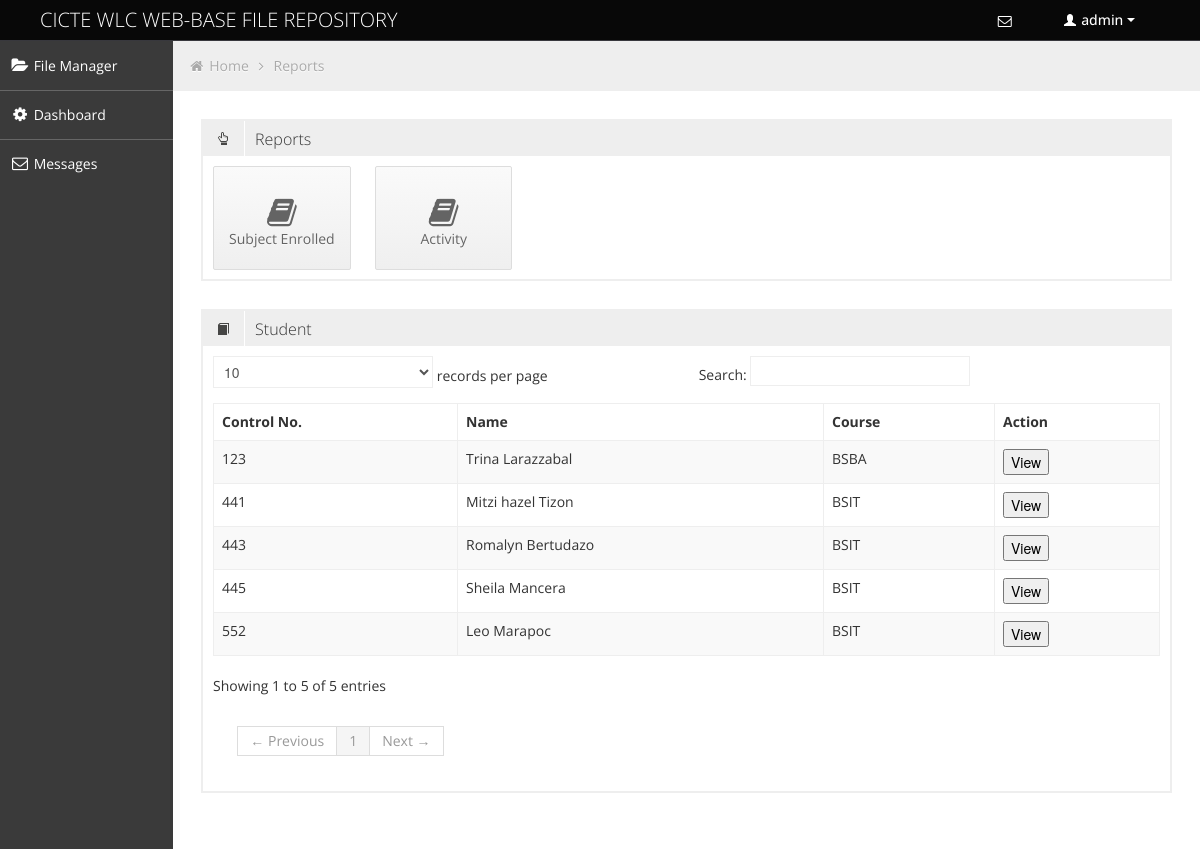
The page /reports.php?Student=Student (signed in) on the database its author committed.
### tables this page shows
CREATE TABLE `fr_staff` (
  `id` int(11) NOT NULL auto_increment,
  `user_id` int(11) NOT NULL,
  `FirstN` varchar(50) NOT NULL,
  `LastN` varchar(50) NOT NULL,
  `midN` varchar(50) NOT NULL,
  PRIMARY KEY  (`id`)
);

CREATE TABLE `fr_stud` (
  `id` int(11) NOT NULL auto_increment,
  `user_id` int(11) NOT NULL,
  `ControlNo` int(11) NOT NULL,
  `FName` varchar(50) NOT NULL,
  `LName` varchar(50) NOT NULL,
  `Mname` varchar(50) NOT NULL,
  `Course` varchar(30) NOT NULL,
  `Year` varchar(30) NOT NULL,
  `size` int(11) NOT NULL,
  PRIMARY KEY  (`id`),
  UNIQUE KEY `ControlNo` (`ControlNo`)
);

### reports.php (the view, shortened to what this page needs)
<!DOCTYPE html>
<html lang="en">
<head>
	<link id="bootstrap-style" href="css/bootstrap.min.css" rel="stylesheet">
	<link href="css/bootstrap-responsive.min.css" rel="stylesheet">
	<link id="base-style" href="css/style.css" rel="stylesheet">
	<link id="base-style-responsive" href="css/style-responsive.css" rel="stylesheet">
</head>
<body >
	<?php include('php/header.php'); ?>
	<div class="container-fluid-full">
		<div class="row-fluid">
			<?php include('php/menu.php'); ?>
			<div id="content" class="span10">
				<ul class="breadcrumb">
					<li>
						<i class="icon-home"></i>
						<a href="index.php">Home</a>
						<i class="icon-angle-right"></i>
					</li>
					<li><a href="">Reports</a></li>
				</ul>
				<div class="row-fluid">
					<div class="box defualt span12">
						<div class="box-header">
							<h2><i class="halflings-icon hand-top"></i><span class="break"></span>Reports</h2>
						</div>
						<div class="box-content">
							<a href="reports.php?subject=subject" class="quick-button span2">
								<i class="icon-book"></i>
								<p>Subject Enrolled</p>
							</a>
							<a href="reports.php?activity=activity" class="quick-button span2">
								<i class="icon-book"></i>
								<p>Activity</p>
							</a>
							<div class="clearfix"></div>
						</div>
					</div>
				</div>
				<div class="row-fluid sortable">
					<div class="box span12">
						<?php
							if(isset($_GET['Student']) && $_GET['Student'] == 'Student')
							{
						?>
								<div class="box-header" data-original-title>
									<h2><i class="halflings-icon book"></i><span class="break"></span>Student</h2>
								</div>
								<div class="box-content">
									<table class="table table-striped table-bordered bootstrap-datatable datatable">
									  <thead>
										  <tr>
										  	<th class="group-word">Control No.</th>
			              					<th class="group-false">Name</th>
			              					<th class="group-false">Course</th>
			              					<th class="group-false">Action</th>
										  </tr>
									  </thead>
									  <tbody>
									  	<?php
									  			 $result = mysql_query("SELECT * FROM fr_stud");
											 	if(mysql_num_rows($result) > 0)
											 	{
											 		while ($row = mysql_fetch_array($result))
											 		{
											 ?>
											 		<tr>
											 			<td><?php echo $row['ControlNo']; ?></td>
			              								<td><?php echo $row['FName'].' '.$row['Mname'].' '.$row['LName'] ; ?></td>
												    	<td><?php echo $row['Course']; ?></td>
												    	<td><a href="reports/student.php?view=student&&user_id=<?php echo $row['user_id']; ?>"><button>View</button></a></td>
												    </tr>
											<?php
													}
												}
											?>
									  </tbody>
								  </table>
								</div>
						<?php
							}
						?>
					</div>
				</div>
			</div>
		</div>
	</div>
</body>
</html>

### php/header.php (shortened to what this page needs)
<div class="navbar">
	<div class="navbar-inner">
		<div class="container-fluid">
			<a class="brand" href=""><span>CICTE WLC WEB-BASE FILE REPOSITORY</span></a>
			<div class="nav-no-collapse header-nav">
				<ul class="nav pull-right">
					<li class="dropdown">
								<a class="btn dropdown-toggle" data-toggle="dropdown" href="#">
										<i class="icon-envelope"></i>
								</a>
					</li>
					<?php
						if($_SESSION['UserLvl'] == 1)
						{
							$result1 = mysql_query("SELECT * FROM fr_stud WHERE user_id = '".$_SESSION['user_id']."'");
							$row1 = mysql_fetch_array($result1);
							$name = $row1['FName'];
						}
						else  if($_SESSION['UserLvl'] >= 3)
						{
							$result1 = mysql_query("SELECT * FROM fr_staff WHERE user_id = '".$_SESSION['user_id']."'");
							$row1 = mysql_fetch_array($result1);
							$name = $row1['FirstN'];
						}
					?>
					<li class="dropdown">
						<a class="btn dropdown-toggle" data-toggle="dropdown" href="#">
							<i class="halflings-icon white user"></i> <?php echo $name; ?>
							<span class="caret"></span>
						</a>
					</li>
				</ul>
			</div>
		</div>
	</div>
</div>

### css/style-responsive.css (style rules this page uses)
@media (min-width: 1200px) { .container-fluid-full { overflow: hidden; position: relative; height: 100%; } }
@media (min-width: 1200px) { #content { width: 85.578%; padding: 28px; margin: 0px 0px; margin-left: 14.422% !important; } }

### css/halflings.css (style rules this page uses)
html, html .halflings { -webkit-font-smoothing: antialiased !important; }
.halflings-icon { display: inline-block; width: 14px; height: 14px; line-height: 14px; vertical-align: text-top; background-image: url(../img/glyphicons_halflings.svg); background-position: 0 0; background-repeat: no-repeat; vertical-align: top; *display: inline; *zoom: 1; *margin-right: .3em; }
.halflings-icon.white { background-image: url(../img/glyphicons_halflings-white.svg); }
.halflings-icon.user { background-position: -168px 0; }
.halflings-icon.book { background-position: -48px -48px; }
.halflings-icon.hand-top { background-position: -192px -144px; }

### rows shown on the page
fr_staff: FirstN "admin"
fr_stud: ControlNo "552", FName "Leo", LName "Marapoc", Course "BSIT"
fr_stud: ControlNo "445", FName "Sheila", LName "Mancera", Course "BSIT"
fr_stud: ControlNo "443", FName "Romalyn", LName "Bertudazo", Course "BSIT"
fr_stud: ControlNo "123", FName "Trina", LName "Larazzabal", Course "BSBA"
fr_stud: ControlNo "441", FName "Mitzi hazel", LName "Tizon", Course "BSIT"
